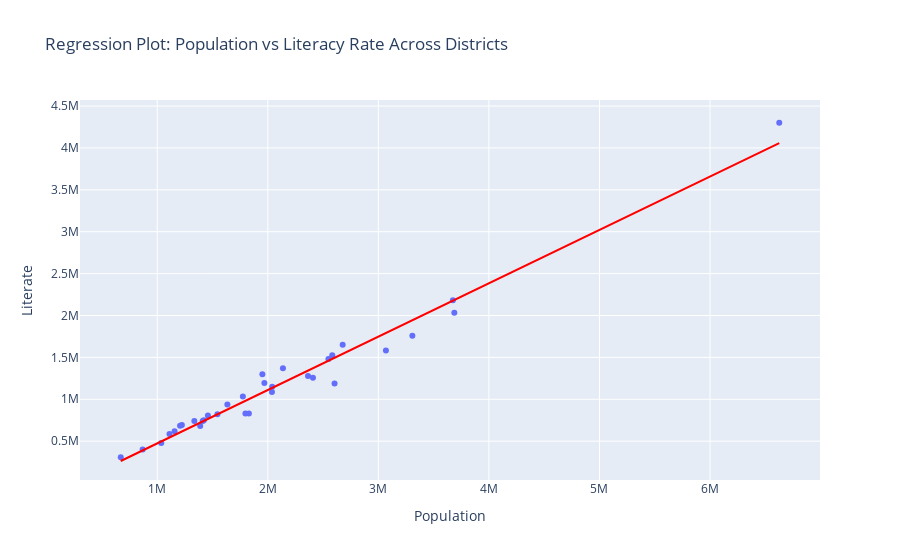

The notebook cell this image was saved under:
### Markdown cell above
#### 3.4 Regression Plot

### Code cell
# Prepare the data for the regression plot
df1 = df[["Population", "Literate"]]
df1 = df1.dropna()

# Create the regression plot
fig = px.scatter(
    df1,
    x="Population",
    y="Literate",
    trendline="ols",
    trendline_color_override="red",
    title="Regression Plot: Population vs Literacy Rate Across Districts",
)

# Display the plot
fig.update_layout(scene_zaxis_type="log")
fig.show()

### Figure 1 — Plotly figure (JSON) as saved in the notebook; plotly's stock layout.template omitted (floating-point values rounded to 4 significant figures)
{"data": [{"hovertemplate": "Population=%{x}<br>Literate=%{y}<extra></extra>", "legendgroup": "", "marker": {"color": "#636efa", "symbol": "circle"}, "mode": "markers", "name": "", "orientation": "v", "showlegend": false, "type": "scatter", "x": [1969168, 1774692, 2363937, 2039547, 2137045, 3674179, 2548462, 1206516, 1458248, 1335551, 1634409, 6626178, 2677333, 3307743, 3687165, 669919, 2603751, 1828730, 1036346, 2037573, 2583052, 1421326, 1110906, 2408523, 1156597, 1388552, 1797485, 1544338, 1951014, 1222755, 1411129, 3068420, 867848], "xaxis": "x", "y": [1193343, 1034136, 1278801, 1149269, 1370360, 2182476, 1480869, 683098, 805849, 741748, 938051, 4300965, 1652117, 1758624, 2031532, 308653, 1188322, 829582, 476806, 1085693, 1526673, 749659, 585044, 1256126, 619139, 681591, 829343, 821825, 1298345, 693307, 739792, 1582629, 401515], "yaxis": "y"}, {"hovertemplate": "<b>OLS trendline</b><br>Literate = 0.637148 * Population + -163642<br>R<sup>2</sup>=0.972590<br><br>Population=%{x}<br>Literate=%{y} <b>(trend)</b><extra></extra>", "legendgroup": "", "line": {"color": "red"}, "marker": {"color": "#636efa", "symbol": "circle"}, "mode": "lines", "name": "", "showlegend": false, "type": "scatter", "x": [669919, 867848, 1036346, 1110906, 1156597, 1206516, 1222755, 1335551, 1388552, 1411129, 1421326, 1458248, 1544338, 1634409, 1774692, 1797485, 1828730, 1951014, 1969168, 2037573, 2039547, 2137045, 2363937, 2408523, 2548462, 2583052, 2603751, 2677333, 3068420, 3307743, 3674179, 3687165, 6626178], "xaxis": "x", "y": [263200.0, 389300.0, 496700.0, 544200.0, 573300.0, 605100.0, 615400.0, 687300.0, 721100.0, 735500.0, 742000.0, 765500.0, 820300.0, 877700.0, 967100.0, 981600.0, 1002000.0, 1079000.0, 1091000.0, 1135000.0, 1136000.0, 1198000.0, 1343000.0, 1371000.0, 1460000.0, 1482000.0, 1495000.0, 1542000.0, 1791000.0, 1944000.0, 2177000.0, 2186000.0, 4058000.0], "yaxis": "y"}], "layout": {"legend": {"tracegroupgap": 0}, "scene": {"zaxis": {"type": "log"}}, "title": {"text": "Regression Plot: Population vs Literacy Rate Across Districts"}, "xaxis": {"anchor": "y", "domain": [0, 1], "title": {"text": "Population"}}, "yaxis": {"anchor": "x", "domain": [0, 1], "title": {"text": "Literate"}}}}
